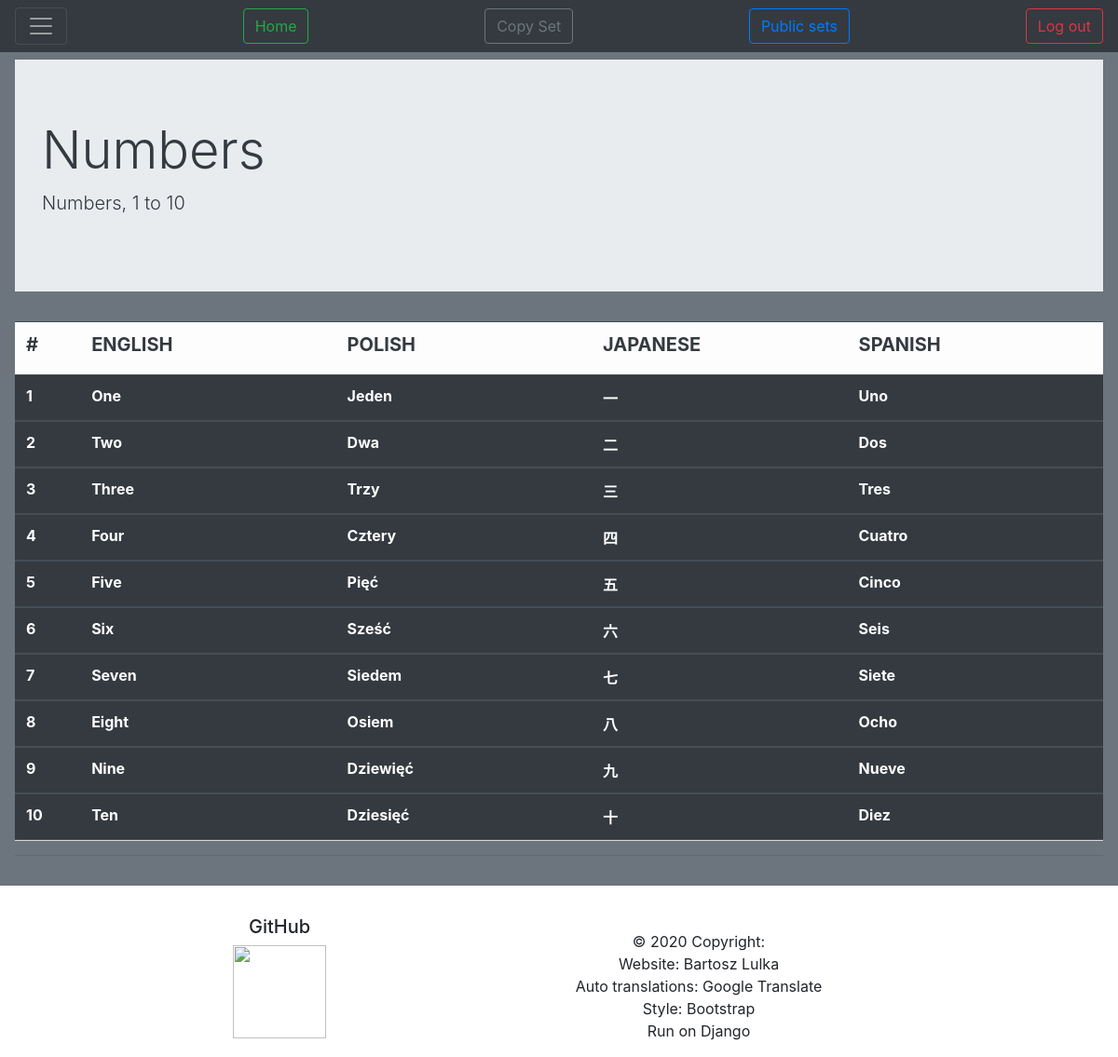
The page /cards/view_set_public/57/ (signed in) on the database its author committed.
### Cards/models.py (models this page shows, shortened)
class CardFolder(models.Model):
    user = models.ForeignKey(User, on_delete=models.CASCADE)
    name = models.CharField(max_length=200)
    create_date = models.DateField(auto_now_add=True)
    edit_date = models.DateField(auto_now=True)
    lang1 = models.CharField(max_length=5, choices=langcodes.LangCodes, default="en")
    lang2 = models.CharField(max_length=5, choices=langcodes.LangCodes, default="pl")
    lang3 = models.CharField(max_length=5, choices=langcodes.LangCodes, default="ja", blank=True)
    lang4 = models.CharField(max_length=5, choices=langcodes.LangCodes, default="es", blank=True)
    lang5 = models.CharField(max_length=5, choices=langcodes.LangCodes, default="de", blank=True)
    score = models.SmallIntegerField(default=0)
    comment = models.CharField(max_length=400, blank=True)
    public = models.BooleanField(default=False)
    def get_langs(self, item=False):
        langs = (self.lang1, self.lang2, self.lang3, self.lang4, self.lang5)
        lang_choices = []
        lang_values = []
        lang_keys = []
        for i in langs:
            if i != "":
                value = langcodes.LangCodesDict[i].capitalize()
                lang_choices.append((i, value))
                lang_values.append(value)
                lang_keys.append(i)
        if item == 'value':
            return lang_values
        if item == 'key':
            return lang_keys
        else:
            return lang_choices
    def langs_keys(self):
        langs = [self.lang1, self.lang2, self.lang3, self.lang4, self.lang5]
        true_langs = []
        for i in langs:
            if i != "":
                true_langs.append(i)
        return true_langs
    def langs_no(self):
        return len(self.get_langs())
    langs_no.short_description = "No of languages"

class MultiCard(models.Model):
    cards_folder = models.ForeignKey(CardFolder, on_delete=models.CASCADE)
    score = models.SmallIntegerField(default=0)
    comment = models.CharField(max_length=400, blank=True)
    definition = models.CharField(max_length=400, blank=True)
    rates = models.SmallIntegerField(default=0)
    rating = models.SmallIntegerField(default=0)
    mastered = models.BooleanField(default=False)
    priority = models.SmallIntegerField(default=10)

class Card(models.Model):
    multi_card = models.ForeignKey(MultiCard, on_delete=models.CASCADE)
    cards_folder = models.ForeignKey(CardFolder, on_delete=models.CASCADE)
    language = models.CharField(max_length=5, choices=langcodes.LangCodes, default="en")
    main = models.CharField(max_length=50)
    automated = models.BooleanField(default=False)
    score = models.SmallIntegerField(default=0)
    pronunciation = models.CharField(max_length=200, blank=True, default=False, null=True)
    synonyms = models.CharField(max_length=50, blank=True)
    comment = models.CharField(max_length=400, blank=True)
    rating = models.SmallIntegerField(default=0)
    mastered = models.BooleanField(default=False)
    priority = models.SmallIntegerField(default=0)
    show_answer = models.BooleanField(default=True)

### Cards/views.py (the view)
# urls.py: path('view_set_public/<int:set_id>/', views.view_folder_public, name='view_folder_public'),
@login_required
def view_folder_public(request, set_id):
    folder = get_object_or_404(CardFolder, id=set_id)
    return render(request, 'Cards/view_set_public.html', {'folder': folder})

### Cards/templatetags/get_obj.py (called while the page is built)
@register.simple_tag
def get_card(lang, multicard):
    try:
        mcard = Card.objects.get(language=lang, multi_card=multicard)
    except Card.DoesNotExist:
        mcard = None
    return mcard

@register.filter
def width(languages):
    length = len(languages)
    return 94 / length

### Cards/templates/Cards/view_set_public.html (shortened to what this page needs)
{% extends "base.html" %}
{% block styles %}
{% load get_obj %}
{% endblock %}
{% block nav_buttons %}
<a class="btn btn-outline-secondary" href="{% url 'copy_folder' set_id=folder.id %}">Copy Set</a>
<a href="{% url 'public_sets' %}"><button type="button" class="btn btn-outline-primary">Public sets</button></a>
{% endblock nav_buttons %}
{% block body %}
<div class="jumbotron jumbotron-fluid">
  <div class="container">
    <div class="text-dark">
    <h1 class="display-4">{{ folder.name }}</h1>
    <p class="lead">{{ folder.comment }}</p>
    </div>
  </div>
</div>
    <table class="table table-hover table-dark" style="border-collapse:collapse;">
      <thead>
        <tr class="table-light text-dark">
          <td><h5><b>#</b></h5></td>
          {% for k, v in folder.get_langs %}
            <td style="width: {{folder.get_langs|width}}%">
                <h5><b>{{ v|upper }}</b></h5>
            </td>
          {% endfor %}
        </tr>
        </thead>
      {% if folder.multicard_set.all %}
        {% for multicard in folder.multicard_set.all %}
        <tr data-toggle="collapse" data-target="#a{{multicard.id}}" class="clickable collapse-row collapsed">
          <td><b>{{forloop.counter}}</b></td>
          {% for lang in folder.langs_keys %}
          {% get_card lang multicard as card %}
            <td>
                {% if not card.main %}
                <b>loading...</b>
                {% else %}
                  <b>{{ card.main }}</b>
                {% endif %}
            </td>
          {% endfor %}
        </tr>
        <tr class="table-secondary">
        <td class="hiddenRow"></td>
          {% for lang in folder.langs_keys %}
          {% get_card lang multicard as card %}
          <td class="hiddenRow">
          </td>
          {% endfor %}
        </tr>
        {% endfor %}
      {% else %}
        <th colspan="{{folder.langs_no}}">
          There are no cards for this set.
        </th>
      {% endif %}
    </table>
  <hr/>
{% endblock %}

### Cards/templates/Cards/view_set_public.html (style rules this page uses)
.hiddenRow { padding: 0 !important; }

### rows shown on the page
CardFolder: name "Numbers", comment "Numbers, 1 to 10"
Card: main "One"
Card: main "Jeden"
Card: main "一"
Card: main "Uno"
Card: main "Two"
Card: main "Dwa"
Card: main "二"
Card: main "Dos"
Card: main "Three"
Card: main "Trzy"
Card: main "三"
Card: main "Tres"
Card: main "Four"
Card: main "Cztery"
Card: main "四"
Card: main "Cuatro"
Card: main "Five"
Card: main "Pięć"
Card: main "五"
Card: main "Cinco"
Card: main "Six"
Card: main "Sześć"
Card: main "六"
Card: main "Seis"
Card: main "Seven"
Card: main "Siedem"
Card: main "七"
Card: main "Siete"
Card: main "Eight"
Card: main "Osiem"
Card: main "八"
Card: main "Ocho"
Card: main "Nine"
Card: main "Dziewięć"
Card: main "九"
Card: main "Nueve"
Card: main "Ten"
Card: main "Dziesięć"
Card: main "十"
Card: main "Diez"

### other values the page prints
{{ v|upper }} "ENGLISH" "POLISH" "JAPANESE" "SPANISH"
